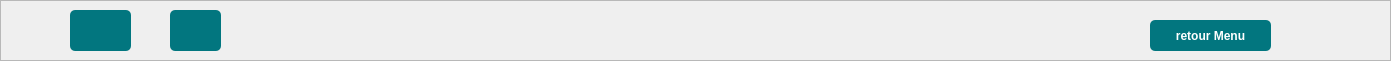
   <widget class="QFrame" name="frame">
    <property name="geometry">
     <rect>
      <x>150</x>
      <y>0</y>
      <width>1391</width>
      <height>61</height>
     </rect>
    </property>
    <property name="styleSheet">
     <string notr="true">#frame {
    background-color: #2C3E50; /* Couleur bleu foncé */
    border-right: 2px solid #dee2e6;;
}QPushButton:hover {
    background-color: #1ABC9C; /* Vert */
}

QPushButton:checked {
    background-color: #16A085; /* Vert foncé */
}

/* Spécifique au bouton &quot;Équipement&quot; */
QPushButton#btnEquipement {
    background-color: white;  /* Couleur de fond blanche */
    color: #34495E;  /* Texte bleu foncé */
}

QPushButton#btnEquipement:hover {
    background-color: #1ABC9C; /* Vert */
    color: white;  /* Texte blanc */
}

QPushButton#btnEquipement:checked {
    background-color: #16A085; /* Vert foncé */
    color: white;  /* Texte blanc */
}
</string>
    </property>
    <property name="frameShape">
     <enum>QFrame::Shape::StyledPanel</enum>
    </property>
    <property name="frameShadow">
     <enum>QFrame::Shadow::Raised</enum>
    </property>
    <widget class="QPushButton" name="noti">
     <property name="geometry">
      <rect>
       <x>70</x>
       <y>10</y>
       <width>61</width>
       <height>41</height>
      </rect>
     </property>
     <property name="styleSheet">
      <string notr="true">QPushButton {
    background-color: #02767F;  /* Vert foncé */
    color: white;               /* Texte en blanc */
    border-radius: 5px;         /* Bords arrondis */
    padding: 10px;              /* Espacement interne */
    font-weight: bold;          /* Texte en gras */
    border: none;               /* Supprimer la bordure */
}

QPushButton:hover {
    background-color: #247361;  /* Vert plus foncé au survol */
}</string>
     </property>
     <property name="text">
      <string/>
     </property>
     <property name="icon">
      <iconset>
       <normaloff>notif.png</normaloff>notif.png</iconset>
     </property>
     <property name="iconSize">
      <size>
       <width>42</width>
       <height>42</height>
      </size>
     </property>
    </widget>
    <widget class="QLabel" name="notificationBadge">
     <property name="geometry">
      <rect>
       <x>90</x>
       <y>10</y>
       <width>41</width>
       <height>20</height>
      </rect>
     </property>
     <property name="text">
      <string/>
     </property>
    </widget>
    <widget class="QPushButton" name="calen">
     <property name="geometry">
      <rect>
       <x>170</x>
       <y>10</y>
       <width>51</width>
       <height>41</height>
      </rect>
     </property>
     <property name="styleSheet">
      <string notr="true">QPushButton {
    background-color: #02767F;  /* Vert foncé */
    color: white;               /* Texte en blanc */
    border-radius: 5px;         /* Bords arrondis */
    padding: 10px;              /* Espacement interne */
    font-weight: bold;          /* Texte en gras */
    border: none;               /* Supprimer la bordure */
}

QPushButton:hover {
    background-color: #247361;  /* Vert plus foncé au survol */
}</string>
     </property>
     <property name="text">
      <string/>
     </property>
     <property name="icon">
      <iconset>
       <normaloff>calend.png</normaloff>calend.png</iconset>
     </property>
     <property name="iconSize">
      <size>
       <width>60</width>
       <height>60</height>
      </size>
     </property>
    </widget>
    <widget class="QLabel" name="label_23">
     <property name="geometry">
      <rect>
       <x>610</x>
       <y>10</y>
       <width>241</width>
       <height>41</height>
      </rect>
     </property>
     <property name="text">
      <string/>
     </property>
    </widget>
    <widget class="QPushButton" name="btnRetourEquipement">
     <property name="geometry">
      <rect>
       <x>1150</x>
       <y>20</y>
       <width>121</width>
       <height>31</height>
      </rect>
     </property>
     <property name="styleSheet">
      <string notr="true">QPushButton {
    background-color: #02767F;  /* Vert foncé */
    color: white;               /* Texte en blanc */
    border-radius: 5px;         /* Bords arrondis */
    padding: 10px;              /* Espacement interne */
    font-weight: bold;          /* Texte en gras */
    border: none;               /* Supprimer la bordure */
}

QPushButton:hover {
    background-color: #247361;  /* Vert plus foncé au survol */
}</string>
     </property>
     <property name="text">
      <string>retour Menu</string>
     </property>
    </widget>
    <zorder>notificationBadge</zorder>
    <zorder>label_23</zorder>
    <zorder>noti</zorder>
    <zorder>calen</zorder>
    <zorder>btnRetourEquipement</zorder>
   </widget>
